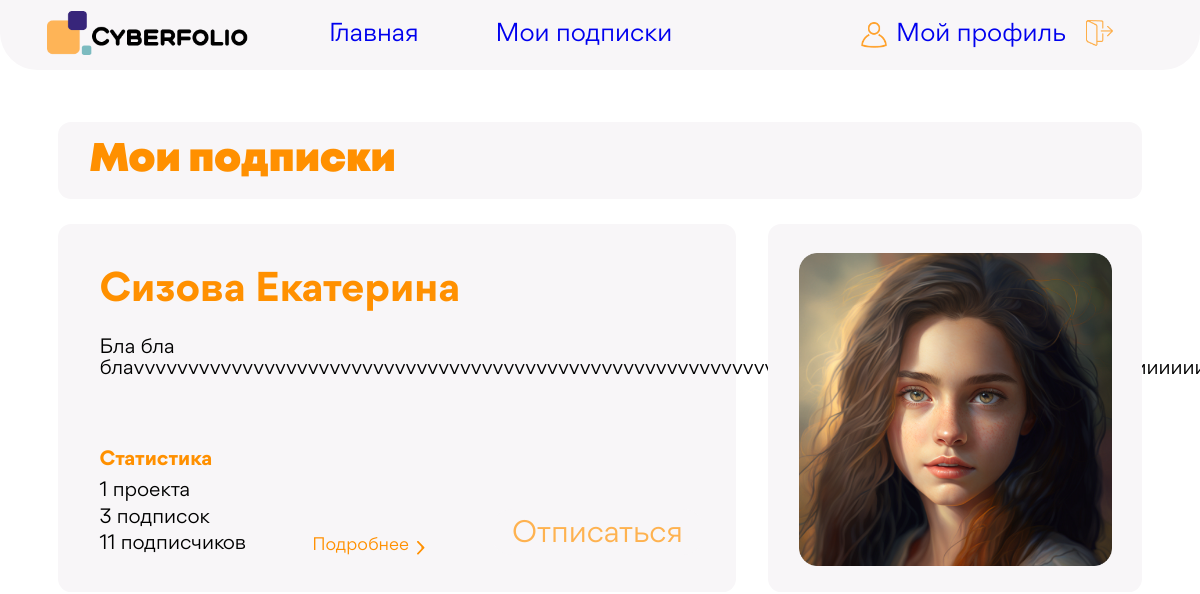
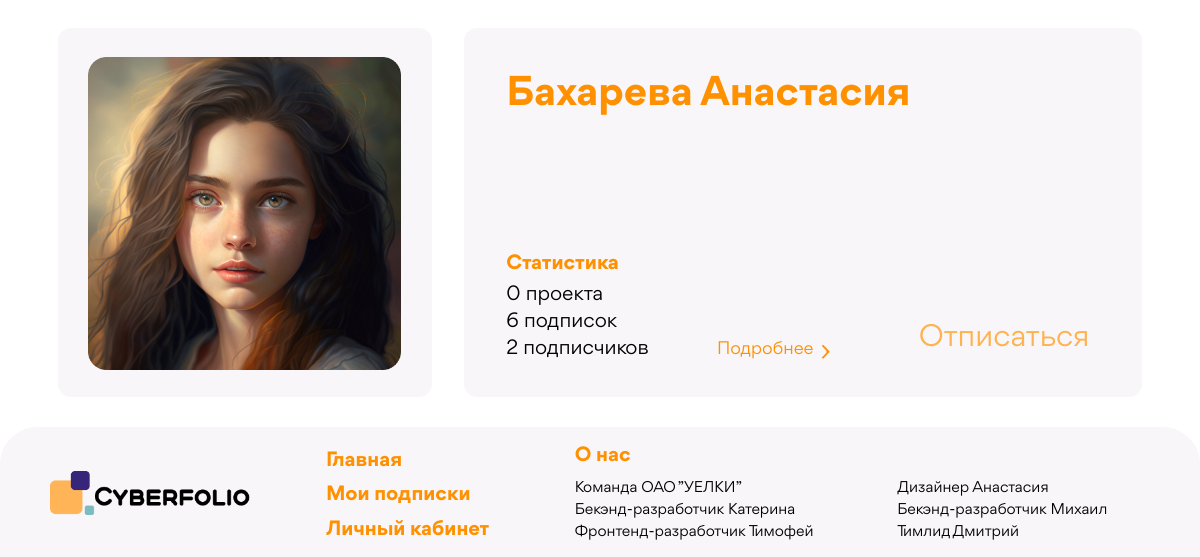
Page /my-subscriptions (signed in) on the earlier database version (2 pictures, top to bottom).
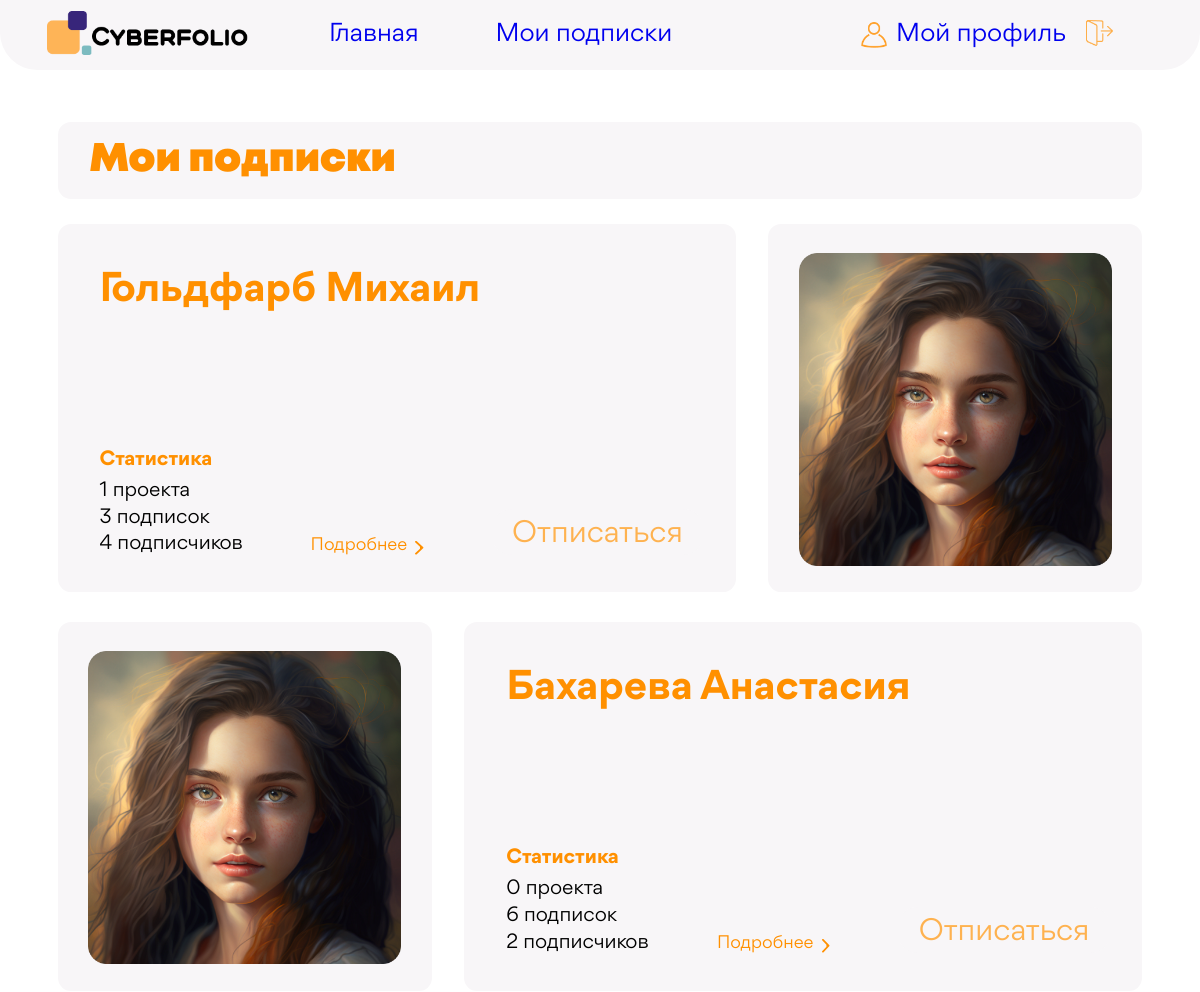
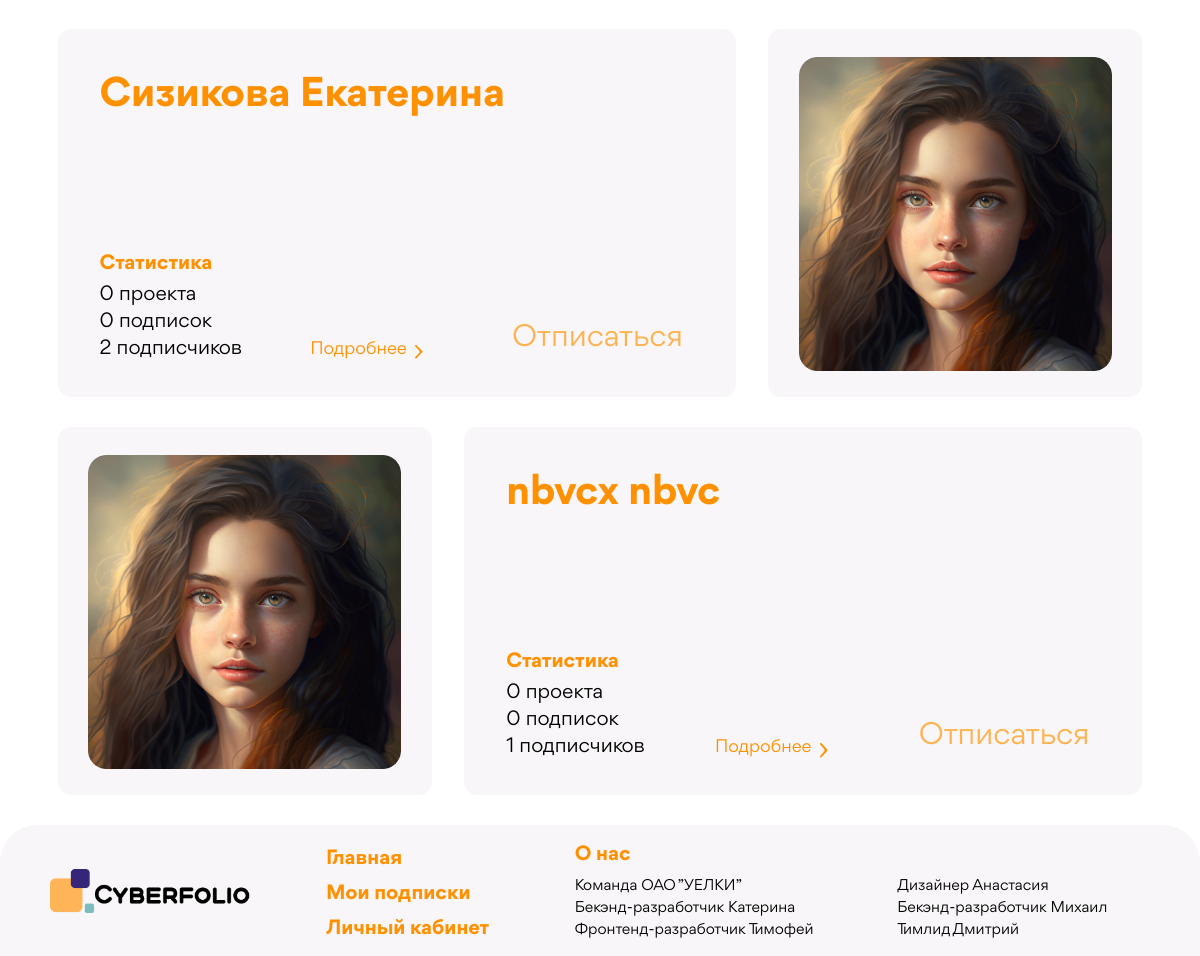
Same page on the later database version (2 pictures, top to bottom).
### Accounts/models.py (models this page shows, shortened)
class User(AbstractUser):
    sur_sur_name = models.CharField(max_length=20, verbose_name="Фамилия",blank=True)
    slug = models.SlugField(verbose_name='Слаг', unique=True)
    descriptions = models.TextField(max_length=300, verbose_name='Описание',blank=True)
    email = models.EmailField(verbose_name='Почта',blank=True)
    spec = models.ForeignKey('Specs', db_index=True, on_delete=models.PROTECT, verbose_name="Специализация",blank=True, default=1)
    photo = models.ImageField(upload_to=user_directory_path, blank=True, verbose_name="Фото")
    time_create = models.DateTimeField(auto_now_add=True, verbose_name="Время создания")
    vk_url = models.URLField(max_length=128, blank=True, verbose_name='VK')
    hh_url = models.URLField(max_length=128,blank=True, verbose_name='HH')
    behance_url = models.URLField(max_length=128,blank=True,verbose_name='BH')
    def get_projects(self):
        return Project.objects.all().filter(user_id=self.id)
    def count_projects(self):
        return self.get_projects().count()
    def get_followers(self):
        return Follow.objects.all().filter(follow_from_id=self.id).values_list('follow_to', flat=True)
    def count_followers(self):
        return self.get_followers().count()
    def count_followings(self):
        return Follow.objects.all().filter(follow_to_id=self.id).count()
    def get_short_name(self):
        return '{0} {1}'.format(self.last_name, self.first_name)
    class Meta:
        verbose_name = 'Юзер'
        verbose_name_plural = 'Юзеры'
        ordering = ['id']

### Accounts/views.py (the view)
# urls.py: path('my-subscriptions', MySubscribtions.as_view(), name='subscriptions'),
class MySubscribtions(ListView):
    model = User
    template_name = 'my-subscriptions.html'
    context_object_name = 'users'
    def get_queryset(self):
        cur_user = self.request.user.id
        follow_to = Follow.objects.filter(follow_from=cur_user)
        pks = follow_to.values_list('follow_to', flat=True)
        print(pks)
        return User.objects.filter(pk__in = pks)

### templates/my-subscriptions.html (shortened to what this page needs)
{% extends 'base.html' %}
{% load static %}
{% block css %}
    <link rel="stylesheet" href="{% static 'css/normalize.css' %}">
    <link rel="stylesheet" href="{% static 'css/general_styles.css' %}">
    <link rel="stylesheet" href="{% static 'css/my-subscriptions.css' %}">
    <link rel="stylesheet" href="{% static 'css/main_page.css' %}">
    <link href = "{% static 'fonts/stylesheet.css' %}" rel = "stylesheet" type = "text/css" />
{% endblock %}
{% block content %}
        <div class="my-subscriptions-container card-container">
            <h1 class="my-subscriptions-header">Мои подписки</h1>
        </div>
        {% for user in users %}
        <div class="user-card-container {% cycle '' 'another-user-card'%}">
            <div class="left-section card-container">
                <div class="user-header">{{ user.get_short_name }}</div>
                <p class="user-text">{{ user.descriptions }}</p>
                <div class="user-statistic-header">Статистика</div>
                <div class="statistic-container">
                    <ul class="statistic-list">
                        <li class="statistic-item">{{ user.count_projects }} проекта</li>
                        <li class="statistic-item">{{ user.count_followers }} подписок</li>
                        <li class="statistic-item">{{ user.count_followings }} подписчиков</li>
                    </ul>
                    <a href="{% url 'profile' slug=user.slug %}" class="project-link">
                        <h5 class="abour-project">Подробнее</h5>
                        <img class="abour-project-icon" src="{% static 'images/about-project-icon.svg' %}">
                    </a>
                    <div class="second-colum">
                        <form action="{% url 'unsubscribe' %}" method="post">
                            <button class="usual-button submit-button unsubscribe" type="submit">Отписаться</button>
                        </form>
                    </div>
                </div>
            </div>
            <div class="right-section card-container">
                <img src="{% static 'images/user-image.png' %}" alt="" class="avatar">
            </div>
        </div>
        {% endfor %}
    {% endblock %}

Differences in the rows shown:
no longer on this page (row edited): User: get_short_name "Сизова Екатерина", descriptions "Бла бла…", count_projects "1", count_followers "3", count_followings "11"
now on this page (row unchanged): User: get_short_name "Гольдфарб Михаил", count_projects "1", count_followers "3", count_followings "4"
now on this page (row unchanged): User: get_short_name "Сизикова Екатерина", count_projects "0", count_followers "0", count_followings "2"
now on this page (row unchanged): User: get_short_name "nbvcx nbvc", count_projects "0", count_followers "0", count_followings "1"
